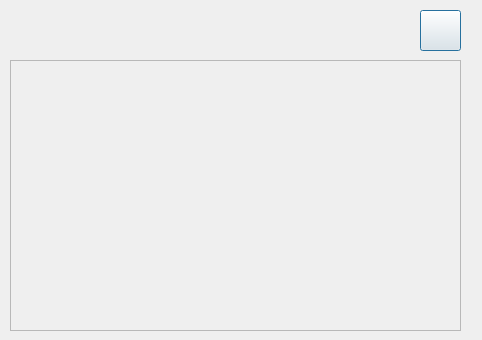
<?xml version="1.0" encoding="UTF-8"?>
<ui version="4.0">
 <class>Dialog</class>
 <widget class="QDialog" name="Dialog">
  <property name="windowModality">
   <enum>Qt::NonModal</enum>
  </property>
  <property name="geometry">
   <rect>
    <x>0</x>
    <y>0</y>
    <width>482</width>
    <height>340</height>
   </rect>
  </property>
  <property name="mouseTracking">
   <bool>false</bool>
  </property>
  <property name="acceptDrops">
   <bool>false</bool>
  </property>
  <property name="windowTitle">
   <string/>
  </property>
  <property name="windowOpacity">
   <double>1.000000000000000</double>
  </property>
  <property name="autoFillBackground">
   <bool>false</bool>
  </property>
  <property name="windowFilePath">
   <string/>
  </property>
  <property name="inputMethodHints">
   <set>Qt::ImhNone</set>
  </property>
  <property name="sizeGripEnabled">
   <bool>false</bool>
  </property>
  <property name="modal">
   <bool>true</bool>
  </property>
  <widget class="QScrollArea" name="scroll_alarmas">
   <property name="geometry">
    <rect>
     <x>10</x>
     <y>60</y>
     <width>451</width>
     <height>271</height>
    </rect>
   </property>
   <property name="widgetResizable">
    <bool>true</bool>
   </property>
   <widget class="QWidget" name="scrollAreaWidgetContents">
    <property name="geometry">
     <rect>
      <x>0</x>
      <y>0</y>
      <width>449</width>
      <height>269</height>
     </rect>
    </property>
   </widget>
  </widget>
  <widget class="QPushButton" name="btn_agregarItem">
   <property name="geometry">
    <rect>
     <x>420</x>
     <y>10</y>
     <width>41</width>
     <height>41</height>
    </rect>
   </property>
   <property name="styleSheet">
    <string notr="true">QPushButton {
border-image: url(:/ICON/IMAGENES/add_on.png);
 }
QPushButton:hover {
border-image: url(:/ICON/IMAGENES/add_off.png);
}
QPushButton:pressed {
border-image: url(:/ICON/IMAGENES/add_on.png);
}
</string>
   </property>
   <property name="text">
    <string/>
   </property>
  </widget>
 </widget>
 <resources>
  <include location="../../IMAG.qrc"/>
 </resources>
 <connections/>
</ui>
